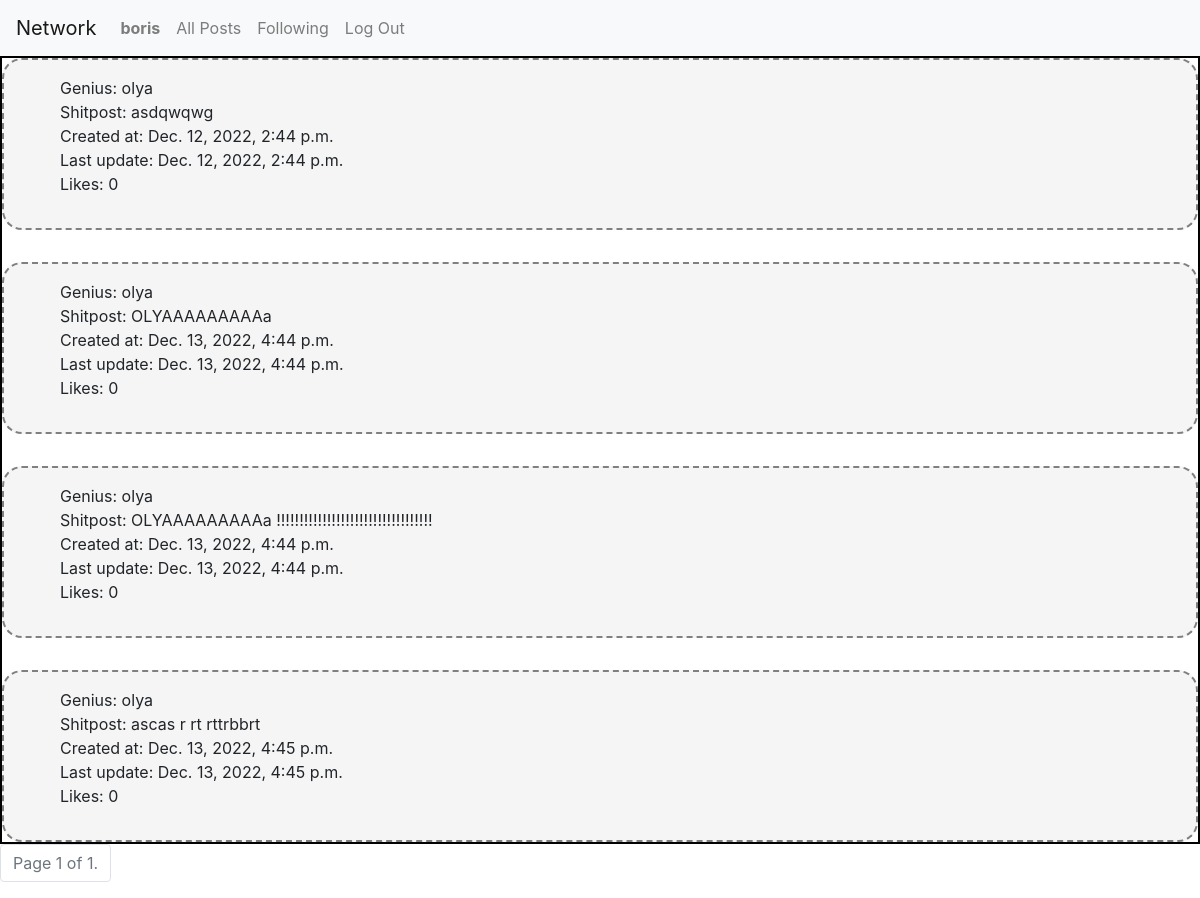
Page /following (signed in) on the committed database.
### network/models.py (models this page shows)
class User(AbstractUser):
    followed_by = models.ManyToManyField('self', symmetrical=False, related_name='is_following', blank=True)
    pass

class Post(models.Model):
    author = models.ForeignKey(User, on_delete=models.CASCADE)
    text = models.CharField(max_length=140, blank=False)
    created_at = models.DateTimeField(auto_now_add=True)
    updated_at = models.DateTimeField(auto_now=True)
    liked_by = models.ManyToManyField(User, blank=True, related_name='liked_posts')

### network/views.py (the view, shortened to what this page needs)
# urls.py: path('following', views.Following.as_view(), name='following'),
@method_decorator(login_required, name='dispatch')
class Following(ListView):
    model = Post
    paginate_by = 10
    template_name = 'network/following.html'
    def get_queryset(self):
        follows = self.request.user.is_following.all()
        return Post.objects.filter(author__in=follows)

### network/templates/network/following.html (shortened to what this page needs)
{% extends 'network/layout.html' %} {%load static %} {% block body %}
<div class="posts-div">
  <div class="posts">
    {% for post in page_obj %}
    <div class="post">
      <ul>
        <li>Genius: {{post.author}}</li>
        <li>Shitpost: {{post.text}}</li>
        <li>Created at: {{post.created_at}}</li>
        <li>Last update: {{post.updated_at}}</li>
        <li>Likes: {{post.liked_by | length}}</li>
      </ul>
    </div>
    {% endfor %}
  </div>
</div>
<nav aria-label="Page navigation example">
  <ul class="pagination">
<li class="page-item disabled"> <a href="#" class="page-link">
  Page {{ page_obj.number }} of {{ page_obj.paginator.num_pages }}.
</a>
</li>
</ul>
</nav>
{% endblock %}

### network/templates/network/layout.html (shortened to what this page needs)
{% load static %}
<!DOCTYPE html>
<html lang="en">
    <head>
        <link rel="stylesheet" href="https://stackpath.bootstrapcdn.com/bootstrap/4.4.1/css/bootstrap.min.css">
        <link href="{% static 'network/styles.css' %}" rel="stylesheet">
    </head>
    <body>
        <nav class="navbar navbar-expand-lg navbar-light bg-light">
            <a class="navbar-brand" href="#">Network</a>
            <div>
              <ul class="navbar-nav mr-auto">
                {% if user.is_authenticated %}
                    <li class="nav-item">
                        <a class="nav-link" href="#"><strong>{{ user.username }}</strong></a>
                    </li>
                {% endif %}
                <li class="nav-item">
                  <a class="nav-link" href="{% url 'index' %}">All Posts</a>
                </li>
                {% if user.is_authenticated %}
                    <li class="nav-item">
                        <a class="nav-link" href="{% url 'following' %}">Following</a>
                    </li>
                    <li class="nav-item">
                        <a class="nav-link" href="{% url 'logout' %}">Log Out</a>
                    </li>
                {% endif %}
              </ul>
            </div>
          </nav>
        <div class="body">
            {% block body %}
            {% endblock %}
        </div>
    </body>
</html>

### network/static/network/styles.css (style rules this page uses)
.posts { display: flex; flex-direction: column; flex-wrap: wrap; gap:2rem; border: 2px solid rgb(0, 0, 0); }
.post { background-color: whitesmoke; padding: 1rem; display: flex; border: 2px dashed gray; flex-wrap: wrap; flex: 1; border-radius: 20px; }
.post ul { list-style: none; }
.post li { word-break: break-all; }

### rows in the picture
User: username "boris"
Post: author "olya", text "asdqwqwg", created_at "Dec. 12, 2022, 2:44 p.m.", updated_at "Dec. 12, 2022, 2:44 p.m.", liked_by|length "0"
Post: author "olya", text "OLYAAAAAAAAAa", created_at "Dec. 13, 2022, 4:44 p.m.", updated_at "Dec. 13, 2022, 4:44 p.m.", liked_by|length "0"
Post: author "olya", text "OLYAAAAAAAAAa !!!!!!!!!!!!!!!!!!!!!!!!!!!!!!!!!!", created_at "Dec. 13, 2022, 4:44 p.m.", updated_at "Dec. 13, 2022, 4:44 p.m.", liked_by|length "0"
Post: author "olya", text "ascas r rt rttrbbrt", created_at "Dec. 13, 2022, 4:45 p.m.", updated_at "Dec. 13, 2022, 4:45 p.m.", liked_by|length "0"

### other values in the picture
{{ page_obj.number }} "1"
{{ page_obj.paginator.num_pages }} "1"
